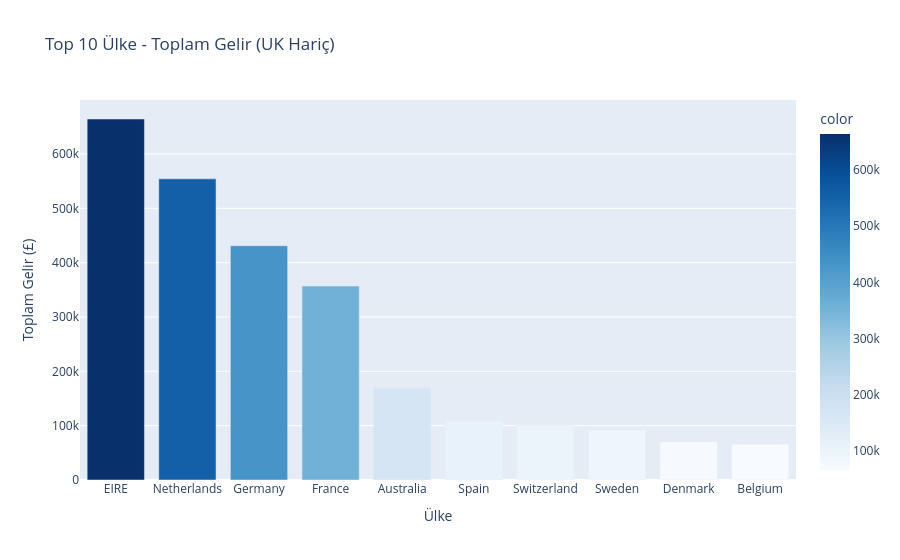

Notebook code for this chart:
### Code cell
country_revenue_no_uk = df_clean[df_clean['Country'] != 'United Kingdom'].groupby('Country')['TotalPrice'].sum().sort_values(ascending=False).head(10)

fig = px.bar(
    x=country_revenue_no_uk.index,
    y=country_revenue_no_uk.values,
    title='Top 10 Ülke - Toplam Gelir (UK Hariç)',
    labels={'x': 'Ülke', 'y': 'Toplam Gelir (£)'},
    color=country_revenue_no_uk.values,
    color_continuous_scale='Blues'
)
fig.show()

### Figure 1 — Plotly figure (JSON) as saved in the notebook; plotly's stock layout.template omitted (floating-point values rounded to 4 significant figures)
{"data": [{"hovertemplate": "Ülke=%{x}<br>Toplam Gelir (£)=%{y}<br>color=%{marker.color}<extra></extra>", "legendgroup": "", "marker": {"color": [664400.0, 554200.0, 431300.0, 356900.0, 170000.0, 109200.0, 101000.0, 91900.0, 69860.0, 65750.0], "coloraxis": "coloraxis", "pattern": {"shape": ""}}, "name": "", "orientation": "v", "showlegend": false, "textposition": "auto", "type": "bar", "x": ["EIRE", "Netherlands", "Germany", "France", "Australia", "Spain", "Switzerland", "Sweden", "Denmark", "Belgium"], "xaxis": "x", "y": [664400.0, 554200.0, 431300.0, 356900.0, 170000.0, 109200.0, 101000.0, 91900.0, 69860.0, 65750.0], "yaxis": "y"}], "layout": {"barmode": "relative", "coloraxis": {"autocolorscale": false, "colorbar": {"title": {"text": "color"}}, "colorscale": [[0, "rgb(247,251,255)"], [0.125, "rgb(222,235,247)"], [0.25, "rgb(198,219,239)"], [0.375, "rgb(158,202,225)"], [0.5, "rgb(107,174,214)"], [0.625, "rgb(66,146,198)"], [0.75, "rgb(33,113,181)"], [0.875, "rgb(8,81,156)"], [1, "rgb(8,48,107)"]]}, "legend": {"tracegroupgap": 0}, "title": {"text": "Top 10 Ülke - Toplam Gelir (UK Hariç)"}, "xaxis": {"anchor": "y", "domain": [0, 1], "title": {"text": "Ülke"}}, "yaxis": {"anchor": "x", "domain": [0, 1], "title": {"text": "Toplam Gelir (£)"}}}}
